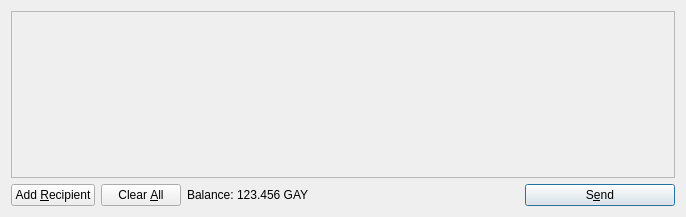
<?xml version="1.0" encoding="UTF-8"?>
<ui version="4.0">
 <class>SendCoinsDialog</class>
 <widget class="QDialog" name="SendCoinsDialog">
  <property name="geometry">
   <rect>
    <x>0</x>
    <y>0</y>
    <width>686</width>
    <height>217</height>
   </rect>
  </property>
  <property name="windowTitle">
   <string>Send Coins</string>
  </property>
  <layout class="QVBoxLayout" name="verticalLayout">
   <item>
    <widget class="QScrollArea" name="scrollArea">
     <property name="widgetResizable">
      <bool>true</bool>
     </property>
     <widget class="QWidget" name="scrollAreaWidgetContents">
      <property name="geometry">
       <rect>
        <x>0</x>
        <y>0</y>
        <width>666</width>
        <height>165</height>
       </rect>
      </property>
      <layout class="QVBoxLayout" name="verticalLayout_2">
       <property name="margin">
        <number>0</number>
       </property>
       <item>
        <layout class="QVBoxLayout" name="entries">
         <property name="spacing">
          <number>6</number>
         </property>
        </layout>
       </item>
       <item>
        <spacer name="verticalSpacer">
         <property name="orientation">
          <enum>Qt::Vertical</enum>
         </property>
         <property name="sizeHint" stdset="0">
          <size>
           <width>20</width>
           <height>40</height>
          </size>
         </property>
        </spacer>
       </item>
      </layout>
     </widget>
    </widget>
   </item>
   <item>
    <layout class="QHBoxLayout" name="horizontalLayout">
     <item>
      <widget class="QPushButton" name="addButton">
       <property name="toolTip">
        <string>Send to multiple recipients at once</string>
       </property>
       <property name="text">
        <string>Add &amp;Recipient</string>
       </property>
       <property name="icon">
        <iconset resource="../bitcoin.qrc">
         <normaloff>:/icons/add</normaloff>:/icons/add</iconset>
       </property>
       <property name="autoDefault">
        <bool>false</bool>
       </property>
      </widget>
     </item>
     <item>
      <widget class="QPushButton" name="clearButton">
       <property name="sizePolicy">
        <sizepolicy hsizetype="Minimum" vsizetype="Fixed">
         <horstretch>0</horstretch>
         <verstretch>0</verstretch>
        </sizepolicy>
       </property>
       <property name="toolTip">
        <string>Remove all transaction fields</string>
       </property>
       <property name="text">
        <string>Clear &amp;All</string>
       </property>
       <property name="icon">
        <iconset resource="../bitcoin.qrc">
         <normaloff>:/icons/remove</normaloff>:/icons/remove</iconset>
       </property>
       <property name="autoRepeatDelay">
        <number>300</number>
       </property>
       <property name="autoDefault">
        <bool>false</bool>
       </property>
      </widget>
     </item>
     <item>
      <layout class="QHBoxLayout" name="horizontalLayout_2">
       <property name="spacing">
        <number>3</number>
       </property>
       <item>
        <widget class="QLabel" name="label">
         <property name="text">
          <string>Balance:</string>
         </property>
        </widget>
       </item>
       <item>
        <widget class="QLabel" name="labelBalance">
         <property name="cursor">
          <cursorShape>IBeamCursor</cursorShape>
         </property>
         <property name="text">
          <string>123.456 GAY</string>
         </property>
         <property name="textInteractionFlags">
          <set>Qt::LinksAccessibleByMouse|Qt::TextSelectableByKeyboard|Qt::TextSelectableByMouse</set>
         </property>
        </widget>
       </item>
      </layout>
     </item>
     <item>
      <spacer name="horizontalSpacer">
       <property name="orientation">
        <enum>Qt::Horizontal</enum>
       </property>
       <property name="sizeHint" stdset="0">
        <size>
         <width>40</width>
         <height>20</height>
        </size>
       </property>
      </spacer>
     </item>
     <item>
      <widget class="QPushButton" name="sendButton">
       <property name="minimumSize">
        <size>
         <width>150</width>
         <height>0</height>
        </size>
       </property>
       <property name="toolTip">
        <string>Confirm the send action</string>
       </property>
       <property name="text">
        <string>S&amp;end</string>
       </property>
       <property name="icon">
        <iconset resource="../bitcoin.qrc">
         <normaloff>:/icons/send</normaloff>:/icons/send</iconset>
       </property>
       <property name="default">
        <bool>true</bool>
       </property>
      </widget>
     </item>
    </layout>
   </item>
  </layout>
 </widget>
 <resources>
  <include location="../bitcoin.qrc"/>
 </resources>
 <connections/>
</ui>
